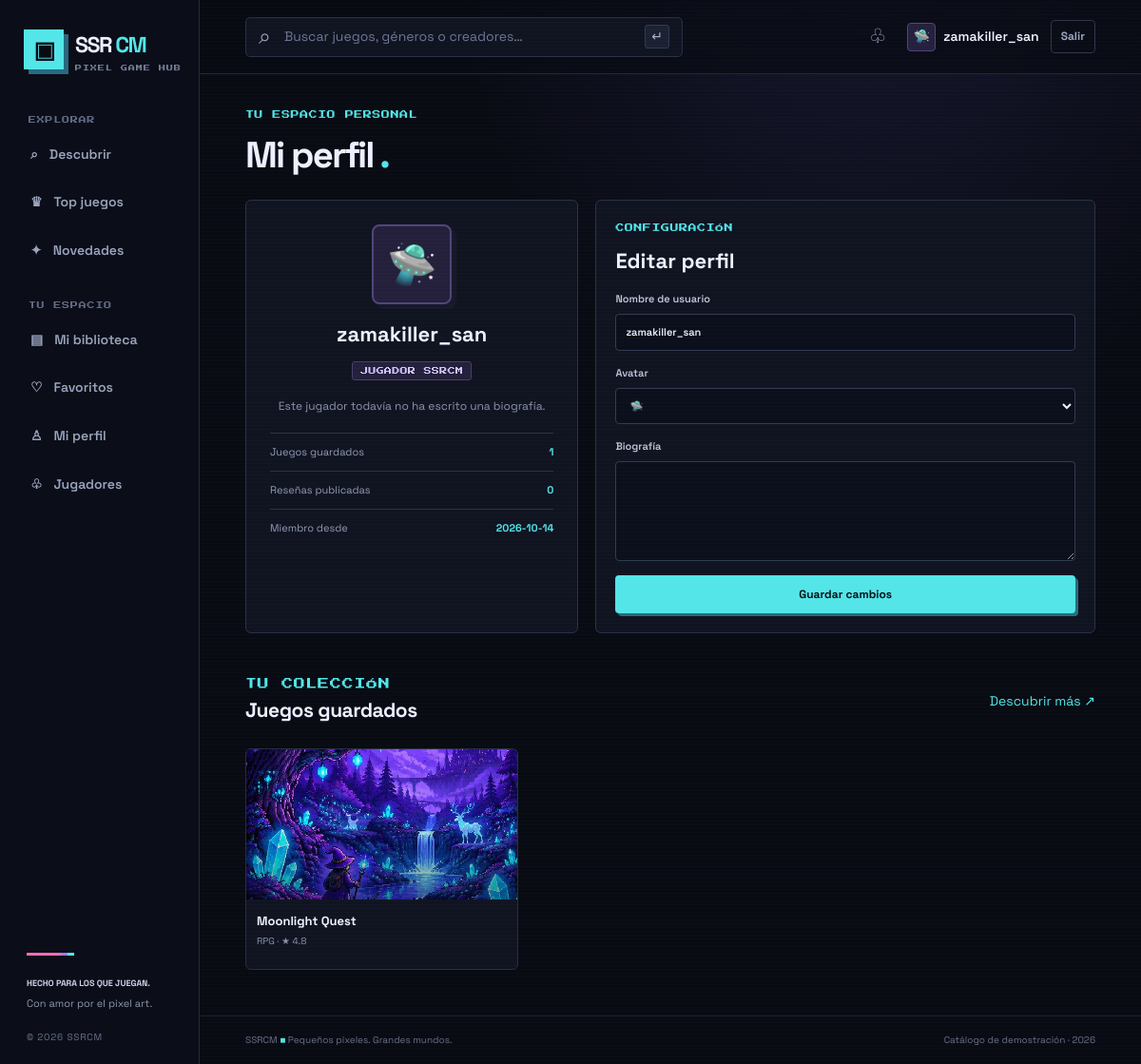
Screenshot of /profile (signed in) with the database file from the repository.
### tables this page shows
CREATE TABLE users (
          id INTEGER PRIMARY KEY AUTOINCREMENT,
          username TEXT NOT NULL COLLATE NOCASE UNIQUE,
          email TEXT NOT NULL COLLATE NOCASE UNIQUE,
          password_hash TEXT NOT NULL,
          bio TEXT NOT NULL DEFAULT '',
          avatar TEXT NOT NULL DEFAULT '🎮',
          role TEXT NOT NULL DEFAULT 'player',
          created_at TEXT NOT NULL DEFAULT CURRENT_TIMESTAMP
        );

### app.py (the view, shortened to what this page needs)
@app.route("/profile", methods=["GET","POST"])
@login_required
def profile():
    favorites = user_favorites(g.user["id"])
    with connect_db() as db:
        reviews = db.execute("SELECT * FROM reviews WHERE user_id=? ORDER BY id DESC", (g.user["id"],)).fetchall()
    return render_template("perfil.html", favorites=favorites, games=GAMES, reviews=reviews)

### app.py (called while the page is built)
def connect_db():
    db = sqlite3.connect(DB_PATH)
    db.row_factory = sqlite3.Row
    db.execute("PRAGMA foreign_keys = ON")
    return db

@app.before_request
def load_user():
    g.user = None
    uid = session.get("user_id")
    if uid:
        g.user = connect_db().execute("SELECT id, username, email, bio, avatar, role, created_at FROM users WHERE id=?", (uid,)).fetchone()

@app.context_processor
def globals_for_templates():
    return {"current_user": g.get("user"), "year": datetime.now().year}

def login_required(fn):
    @wraps(fn)
    def wrapped(*args, **kwargs):
        if not g.user:
            flash("Inicia sesión para usar esta función.", "info")
            return redirect(url_for("auth", next=request.path))
        return fn(*args, **kwargs)
    return wrapped

def user_favorites(user_id):
    with connect_db() as db:
        return {r["game_id"] for r in db.execute("SELECT game_id FROM favorites WHERE user_id=?", (user_id,))}

### templates/perfil.html (shortened to what this page needs)
{% extends "base.html" %}
{% block content %}
    <p class="eyebrow">
        TU ESPACIO PERSONAL
    </p>
    <h1 class="page-title">
        Mi perfil
        <span class="accent">
            .
        </span>
    </h1>
    <section class="profile-layout">
        <div class="profile-card panel">
            <div class="profile-avatar">
                {{ current_user.avatar }}
            </div>
            <h2>
                {{ current_user.username }}
            </h2>
            <span class="pill">
                {{ 'ADMINISTRADOR' if current_user.role=='admin' else 'JUGADOR SSRCM' }}
            </span>
            <p class="muted">
                {{ current_user.bio or 'Este jugador todavía no ha escrito una biografía.' }}
            </p>
            <div class="profile-stat">
                <span>
                    Juegos guardados
                </span>
                <strong>
                    {{ favorites|length }}
                </strong>
            </div>
            <div class="profile-stat">
                <span>
                    Reseñas publicadas
                </span>
                <strong>
                    {{ reviews|length }}
                </strong>
            </div>
            <div class="profile-stat">
                <span>
                    Miembro desde
                </span>
                <strong>
                    {{ current_user.created_at[:10] }}
                </strong>
            </div>
        </div>
        <form class="panel profile-edit" method="post">
            <p class="eyebrow">
                CONFIGURACIÓN
            </p>
            <h2>
                Editar perfil
            </h2>
            <label>
                Nombre de usuario
                <input name="username" value="{{ current_user.username }}" required minlength="3" maxlength="24" pattern="[A-Za-z0-9_]+">
            </label>
            <label>
                Avatar
                <select name="avatar">
                    {% for avatar in ['🎮','👾','🧙','🦊','🐸','🤖','👻','🐱','🛸','💎'] %}
                        <option value="{{ avatar }}" {{ 'selected' if current_user.avatar==avatar else '' }}>
                            {{ avatar }}
                        </option>
                    {% endfor %}
                </select>
            </label>
            <label>
                Biografía
                <textarea name="bio" maxlength="240" placeholder="Cuéntale algo a la comunidad…">
                    {{ current_user.bio }}
                </textarea>
            </label>
            <button class="btn btn-primary">
                Guardar cambios
            </button>
        </form>
    </section>
    <section class="catalog-section">
        <div class="section-heading">
            <div>
                <p class="eyebrow">
                    TU COLECCIÓN
                </p>
                <h2>
                    Juegos guardados
                </h2>
            </div>
            <a href="{{ url_for('index') }}" class="text-link">
                Descubrir más ↗
            </a>
        </div>
        <div class="game-grid">
            {% for game in games if game.id in favorites %}
                <article class="game-card">
                    <a href="{{ url_for('game_detail',game_id=game.id) }}" class="game-cover">
                        <img src="{{ url_for('static',filename='img/'+game.image) }}" alt="{{ game.name }}">
                    </a>
                    <div class="game-info">
                        <div class="game-info-main">
                            <a class="game-title" href="{{ url_for('game_detail',game_id=game.id) }}">
                                {{ game.name }}
                            </a>
                            <p>
                                {{ game.category }}
                                · ★
                                {{ game.rating }}
                            </p>
                        </div>
                    </div>
                </article>
            {% endfor %}
        </div>
    </section>
{% endblock %}

### templates/base.html (shortened to what this page needs)
<!doctype html>
<html lang="es">
    <head>
        <link rel="stylesheet" href="{{ url_for('static', filename='css/estilos.css') }}">
</head>
<body>
    <aside class="sidebar">
        <a class="brand" href="{{ url_for('index') }}">
            <span class="brand-mark">
                ▣
            </span>
            <span>
                SSR
                <span class="accent">
                    CM
                </span>
                <small>
                    PIXEL GAME HUB
                </small>
            </span>
        </a>
        <p class="nav-caption">
            EXPLORAR
        </p>
        <nav class="side-nav">
            <a class="{{ 'active' if view|default('') == 'Descubrir' else '' }}" href="{{ url_for('index',view='Descubrir') }}">
                ⌕
                <span>
                    Descubrir
                </span>
            </a>
            <a class="{{ 'active' if view|default('') == 'Top juegos' else '' }}" href="{{ url_for('index',view='Top juegos') }}">
                ♛
                <span>
                    Top juegos
                </span>
            </a>
            <a class="{{ 'active' if view|default('') == 'Novedades' else '' }}" href="{{ url_for('index',view='Novedades') }}">
                ✦
                <span>
                    Novedades
                </span>
            </a>
        </nav>
        <p class="nav-caption">
            TU ESPACIO
        </p>
        <nav class="side-nav">
            <a href="{{ url_for('index',view='Mi biblioteca') }}">
                ▤
                <span>
                    Mi biblioteca
                </span>
            </a>
            <a href="{{ url_for('index',view='Favoritos') }}">
                ♡
                <span>
                    Favoritos
                </span>
            </a>
            <a href="{{ url_for('profile') if current_user else url_for('auth') }}">
                ♙
                <span>
                    Mi perfil
                </span>
            </a>
            <a href="{{ url_for('players') }}">
                ♧
                <span>
                    Jugadores
                </span>
            </a>
        </nav>
        <div class="sidebar-bottom">
            <div class="pixel-rule">
            </div>
            <b>
                HECHO PARA LOS QUE JUEGAN.
            </b>
            <p>
                Con amor por el pixel art.
            </p>
            <span class="tiny">
                ©
                {{ year }}
                SSRCM
            </span>
        </div>
    </aside>
    <div class="main-area">
        <header class="topbar">
            <form class="search-box" action="{{ url_for('index') }}" method="get">
                <span>
                    ⌕
                </span>
                <input name="q" value="{{ q|default('') }}" placeholder="Buscar juegos, géneros o creadores…" aria-label="Buscar juegos">
                <button aria-label="Buscar">
                    ↵
                </button>
            </form>
            <div class="top-actions">
                <a class="icon-btn" href="{{ url_for('players') }}" title="Comunidad">
                    ♧
                </a>
                {% if current_user %}
                    <a class="account-btn" href="{{ url_for('profile') }}">
                        <span class="avatar-mini">
                            {{ current_user.avatar }}
                        </span>
                        {{ current_user.username }}
                    </a>
                    <form action="{{ url_for('logout') }}" method="post">
                        <button class="btn btn-quiet" type="submit">
                            Salir
                        </button>
                    </form>
                {% else %}
                    <a class="btn btn-primary" href="{{ url_for('auth') }}">
                        ♙ Entrar
                    </a>
                {% endif %}
            </div>
        </header>
        <main class="content">
            {% block content %}
            {% endblock %}
        </main>
        <footer class="footer">
            <span>
                SSRCM
                <span class="accent">
                    ■
                </span>
                Pequeños píxeles. Grandes mundos.
            </span>
            <span>
                Catálogo de demostración ·
                {{ year }}
            </span>
        </footer>
    </div>
</body>
</html>

### rows the page displays
users: avatar "🛸", username "zamakiller_san", role "JUGADOR SSRCM", bio "Este jugador todavía no ha escrito una biografía.", created_at "2026-10-14"

### other values shown
{{ favorites|length }} "1"
{{ reviews|length }} "0"
{{ game.name }} "Moonlight Quest"
{{ game.category }} "RPG"
{{ game.rating }} "4.8"
form field avatar "🛸"
